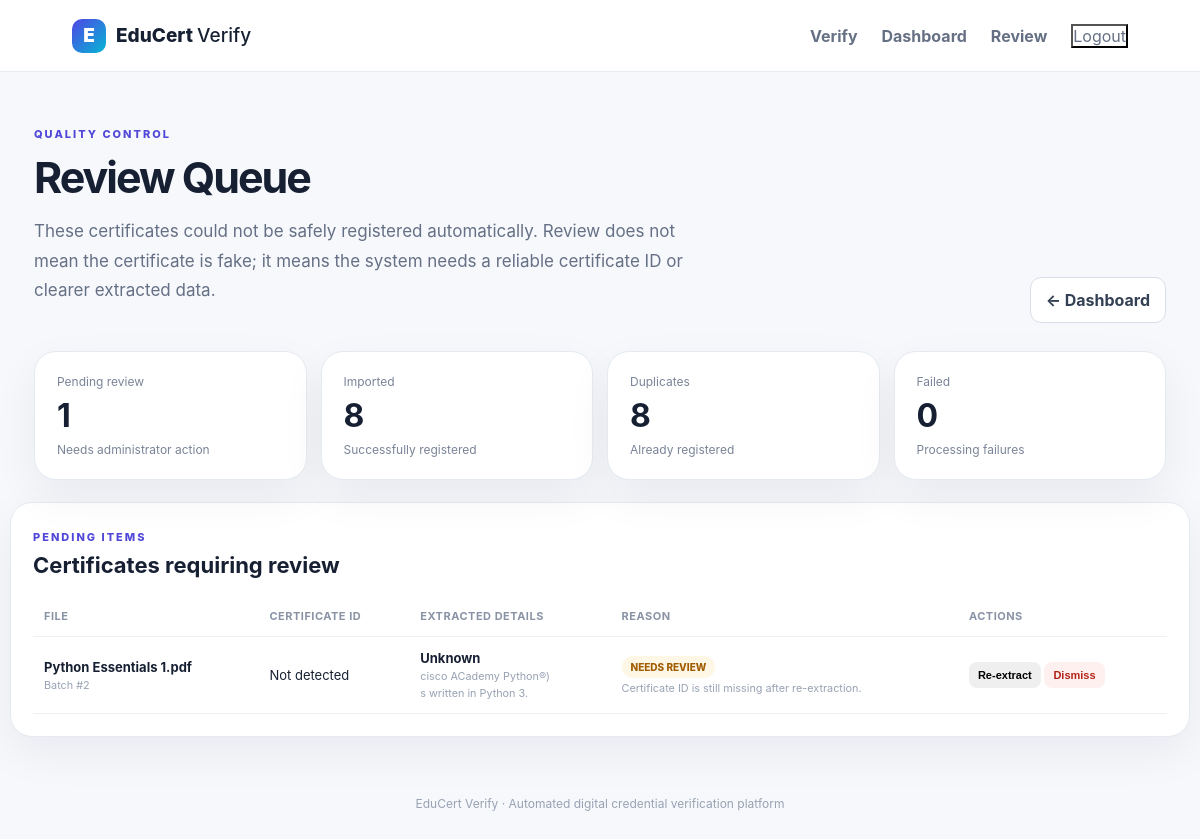
Screenshot of /admin/review (signed in) with the database file from the repository.
### app/models.py (models this page shows)
class ImportItem(db.Model):
    id = db.Column(db.Integer, primary_key=True)
    batch_id = db.Column(db.Integer, db.ForeignKey("import_batch.id"), index=True)
    filename = db.Column(db.String(300), nullable=False)
    certificate_id = db.Column(db.String(120))
    status = db.Column(db.String(40), nullable=False)
    message = db.Column(db.String(500))
    extracted_json = db.Column(db.Text)
    source_path = db.Column(db.String(700))
    created_at = db.Column(db.DateTime, default=datetime.utcnow)

### app/routes.py (the view)
@web.get("/admin/review")
@admin_required
def review_dashboard():
    items = ImportItem.query.filter_by(status="NEEDS_REVIEW").order_by(ImportItem.created_at.desc()).all()
    stats = {
        "pending": len(items),
        "total": ImportItem.query.filter_by(status="NEEDS_REVIEW").count(),
        "imported": ImportItem.query.filter_by(status="IMPORTED").count(),
        "duplicates": ImportItem.query.filter_by(status="DUPLICATE").count(),
        "failed": ImportItem.query.filter_by(status="FAILED").count(),
    }
    return render_template("review.html", items=items, stats=stats)

### app/routes.py (called while the page is built)
def admin_required(fn):
    @wraps(fn)
    def wrapper(*args, **kwargs):
        if not session.get("admin"):
            return redirect(url_for("web.admin_login"))
        return fn(*args, **kwargs)
    return wrapper

### app/templates/review.html (shortened to what this page needs)
{% extends "base.html" %}
{% block content %}
<section class="dashboard-head">
  <div><span class="eyebrow">QUALITY CONTROL</span><h1>Review Queue</h1><p>These certificates could not be safely registered automatically. Review does not mean the certificate is fake; it means the system needs a reliable certificate ID or clearer extracted data.</p></div>
  <div class="head-actions"><a class="outline-button" href="{{url_for('web.admin')}}">← Dashboard</a></div>
</section>
<section class="stats-grid">
  <div class="stat-card"><span>Pending review</span><strong>{{stats.pending}}</strong><small>Needs administrator action</small></div>
  <div class="stat-card"><span>Imported</span><strong>{{stats.imported}}</strong><small>Successfully registered</small></div>
  <div class="stat-card"><span>Duplicates</span><strong>{{stats.duplicates}}</strong><small>Already registered</small></div>
  <div class="stat-card"><span>Failed</span><strong>{{stats.failed}}</strong><small>Processing failures</small></div>
</section>
<section class="table-card">
<div class="table-toolbar"><div><span class="eyebrow">PENDING ITEMS</span><h2>Certificates requiring review</h2></div></div>
<div class="table-scroll"><table><thead><tr><th>File</th><th>Certificate ID</th><th>Extracted details</th><th>Reason</th><th>Actions</th></tr></thead><tbody>
{% for item in items %}
{% set d = {} %}
{% if item.extracted_json %}{% set d = item.extracted_json|fromjson %}{% endif %}
<tr>
<td><strong>{{item.filename}}</strong><small>Batch #{{item.batch_id}}</small></td>
<td>{{item.certificate_id or 'Not detected'}}</td>
<td>
<strong>{{d.get('recipient_name','—')}}</strong>
<small>{{d.get('institution_name','—')}}</small>
<small>{{d.get('course_name','—')}}</small>
</td>
<td><span class="status needs_review">NEEDS REVIEW</span><small>{{item.message or 'Incomplete automatic extraction'}}</small></td>
<td>
<form method="post" action="{{url_for('web.review_reextract', item_id=item.id)}}" style="display:inline"><button class="tiny">Re-extract</button></form>
<form method="post" action="{{url_for('web.review_dismiss', item_id=item.id)}}" style="display:inline"><button class="tiny danger">Dismiss</button></form>
</td>
</tr>
{% else %}<tr><td colspan="5" class="empty">Review queue is clear. New ambiguous certificates will appear here.</td></tr>{% endfor %}
</tbody></table></div>
</section>
{% endblock %}

### app/static/css/style.css (style rules this page uses)
* { box-sizing:border-box }
body { margin:0;font-family:Inter,ui-sans-serif,system-ui,-apple-system,"Segoe UI",sans-serif;background:#f6f8fc;color:#172033 }
.eyebrow { font-size:11px;font-weight:850;letter-spacing:2px;color:#5148d9 }
.hero-copy h1,.dashboard-head h1 { font-size:56px;line-height:1.02;letter-spacing:-2px;margin:14px 0 20px }
.hero-copy p,.dashboard-head p { font-size:17px;color:#667085;line-height:1.75;max-width:690px }
.verify-card,.login-card,.import-card,.workflow-card,.stat-card,.table-card { background:#fff;border:1px solid #e5eaf1;border-radius:22px;box-shadow:0 16px 45px rgba(15,23,42,.06) }
.dashboard-head { max-width:1180px;margin:50px auto 28px;padding:0 24px;display:flex;justify-content:space-between;align-items:end;gap:30px }
.dashboard-head h1 { font-size:43px;margin-bottom:10px }
.outline-button { border:1px solid #d8deea;background:#fff;color:#344054;border-radius:11px;padding:12px 15px;font-weight:750;text-decoration:none;white-space:nowrap }
.stats-grid { max-width:1180px;margin:0 auto 22px;padding:0 24px;display:grid;grid-template-columns:repeat(4,1fr);gap:14px }
.stat-card { padding:22px }
.stat-card span,.stat-card small { display:block;color:#7a8497;font-size:12px }
.stat-card strong { display:block;font-size:32px;margin:7px 0 }
.table-card { max-width:1180px;margin:0 auto 24px;padding:22px }
.table-toolbar { display:flex;justify-content:space-between;align-items:center;gap:18px;margin-bottom:18px }
.table-toolbar h2 { margin:7px 0 0;font-size:22px }
.table-scroll { overflow:auto }
table { width:100%;border-collapse:collapse;min-width:820px }
th,td { text-align:left;padding:13px 11px;border-bottom:1px solid #edf0f5;font-size:13px;vertical-align:middle }
th { font-size:11px;color:#8993a5;text-transform:uppercase;letter-spacing:.5px }
td strong { display:block }
td small { display:block;color:#98a2b3;margin-top:4px }
.status,.confidence { display:inline-flex;align-items:center;border-radius:999px;padding:5px 9px;font-size:10px;font-weight:850 }
.status.needs_review { background:#fff7e6;color:#a15c00 }
.tiny { border:0;border-radius:8px;padding:7px 9px;font-size:11px;font-weight:800;cursor:pointer }
.tiny.danger { background:#fff0f0;color:#b42318 }
.danger { background:#fff0f0;color:#b42318 }
.head-actions { display:flex;gap:10px;flex-wrap:wrap }
.table-card form { margin:3px 0 }

### rows the page displays
ImportItem: filename "Python Essentials 1.pdf", batch_id "2", certificate_id "Not detected", get "Unknown", get "cisco ACademy Python®)", get "s written in Python 3.", message "Certificate ID is still missing after re-extraction."

### other values shown
{{ stats.pending }} "1"
{{ stats.imported }} "8"
{{ stats.duplicates }} "8"
{{ stats.failed }} "0"
